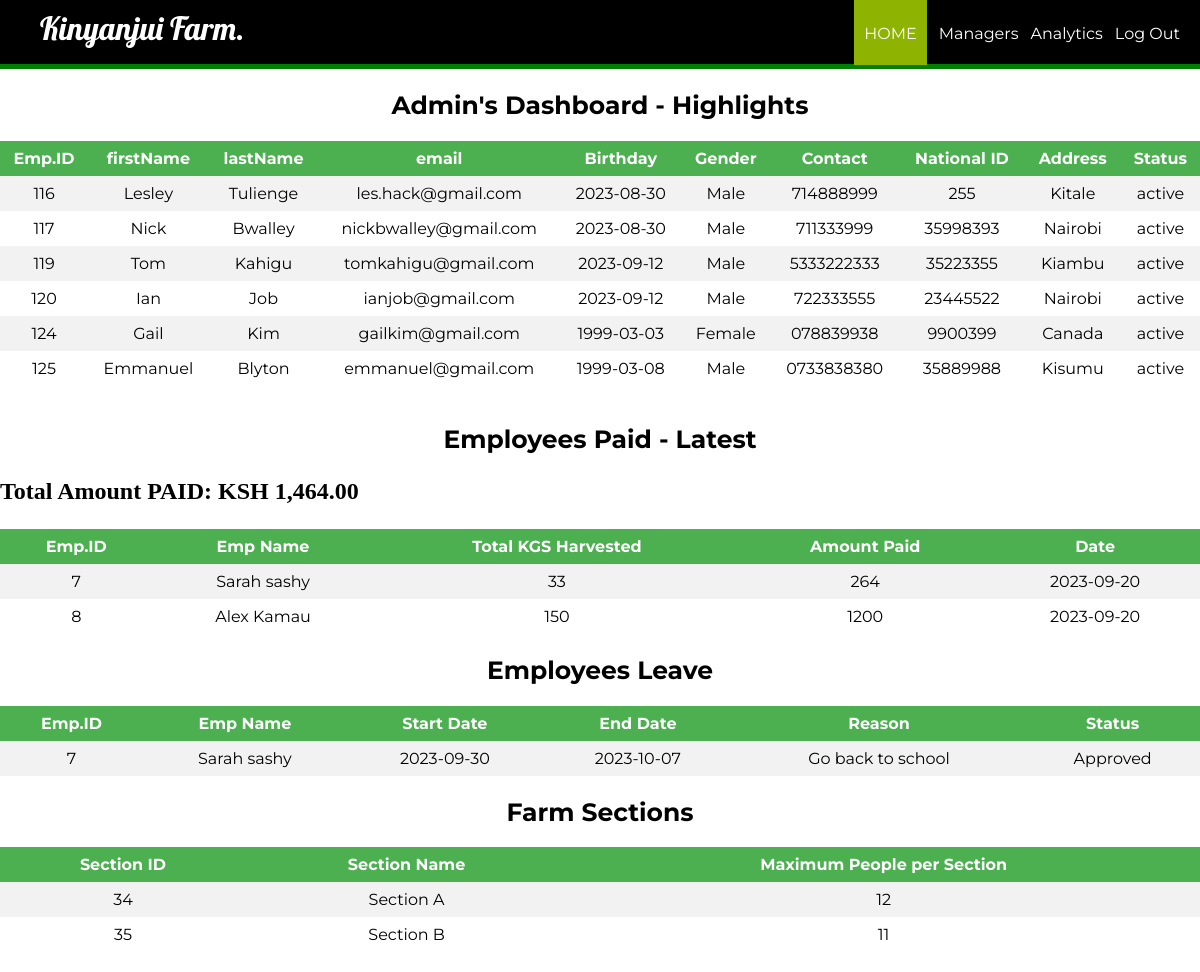
Screenshot of /Admin/adminHome.php?id=116 with the database file from the repository.
### tables this page shows
CREATE TABLE `manager` (
  `id` int(11) NOT NULL,
  `firstName` varchar(100) NOT NULL,
  `lastName` varchar(100) NOT NULL,
  `email` varchar(100) NOT NULL,
  `password` text NOT NULL,
  `birthday` date NOT NULL,
  `gender` varchar(10) NOT NULL,
  `contact` varchar(20) NOT NULL,
  `nid` int(20) NOT NULL,
  `address` varchar(100) DEFAULT NULL,
  `status` varchar(100) NOT NULL,
  `pic` text NOT NULL
);

CREATE TABLE `employee_paid` (
  `id` int(11) NOT NULL,
  `empName` varchar(255) NOT NULL,
  `total_kgs_harvested` varchar(255) NOT NULL,
  `amt_paid` int(100) NOT NULL,
  `date` date NOT NULL
);

CREATE TABLE `employee_leave` (
  `id` int(11) NOT NULL,
  `empName` varchar(255) NOT NULL,
  `start` date NOT NULL,
  `end` date NOT NULL,
  `reason` varchar(255) NOT NULL,
  `status` varchar(255) NOT NULL
);

CREATE TABLE `farm_section` (
  `id` int(10) NOT NULL,
  `section_name` varchar(225) NOT NULL,
  `max_people` varchar(225) NOT NULL
);

### Admin/adminHome.php (the view, shortened to what this page needs)
<?php
	require_once ('../process/dbh.php');
	$id = (isset($_GET['id']) ? $_GET['id'] : '');
	$sql = "SELECT * FROM manager";
	$sql5 = "SELECT * FROM employee_paid";
	$sql6 = "SELECT * FROM employee_leave";
	$sql8 = "SELECT * FROM farm_section";
$result = mysqli_query($conn, $sql);
$result5 = mysqli_query($conn, $sql5);
$result6 = mysqli_query($conn, $sql6);
$result8 = mysqli_query($conn, $sql8);
?>
<html>
<head>
	<link rel="stylesheet" type="text/css" href="../stylescss/manager_login_style.css">
</head>
<body>
	<header>
		<nav>
			<h1>Kinyanjui Farm.</h1>
			<ul id="navli">
			    <li><a class="homered" href="adminHome.php?id=<?php echo $id ?>">HOME</a></li>
				<li><a class="homeblack" href="viewManager.php?id=<?php echo $id ?>">Managers</a></li>
				<li><a class="homeblack" href="../Analytics/index.php?id=<?php echo $id ?>">Analytics</a></li>
				<li><a class="homeblack" href="admin.html">Log Out</a></li>
			</ul>
		</nav>
	</header>
	<div class="divider"></div>
	<div id="divimg">
	<div>
		    	<h2 style="font-family: 'Montserrat', sans-serif; font-size: 25px; text-align: center;">Admin's Dashboard - Highlights </h2>
    	<table>
			<tr bgcolor="#000">
				<th align = "center">Emp.ID</th>
				<th align = "center">firstName</th>
				<th align = "center">lastName</th>
				<th align = "center">email</th>
				<th align = "center">Birthday</th>
				<th align = "center">Gender</th>
				<th align = "center">Contact</th>
				<th align = "center">National ID</th>
				<th align = "center">Address</th>
				<th align = "center">Status</th>
			</tr>
			<?php
				while ($employee = mysqli_fetch_assoc($result)) {
					echo "<tr>";
					echo "<td>".$employee['id']."</td>";
					echo "<td>".$employee['firstName']."</td>";
					echo "<td>".$employee['lastName']."</td>";
					echo "<td>".$employee['email']."</td>";
					echo "<td>".$employee['birthday']."</td>";
					echo "<td>".$employee['gender']."</td>";
					echo "<td>".$employee['contact']."</td>";
					echo "<td>".$employee['nid']."</td>";
					echo "<td>".$employee['address']."</td>";
					echo "<td>".$employee['status']."</td>";
				}
			?>
		</table>
	<?php
		require_once('process/dbh.php');
		$sql = "SELECT amt_paid FROM employee_paid";
		$result = mysqli_query($conn, $sql);
		if ($result) {
			$totalAmount = 0;
			while ($row = mysqli_fetch_assoc($result)) {
				$amount = $row['amt_paid'];
				$totalAmount += $amount;
			}
		} else {
			echo "Query error: " . mysqli_error($conn);
		}
	?>
	<br>
	<div id="divimg">
	<div>
		    	<h2 style="font-family: 'Montserrat', sans-serif; font-size: 25px; text-align: center;">Employees Paid - Latest </h2>
    	<table>
			<tr bgcolor="#000">
				<th align = "center">Emp.ID</th>
				<th align = "center">Emp Name</th>
				<th align = "center">Total KGS Harvested</th>
				<th align = "center">Amount Paid</th>
				<th align = "center">Date</th>
			</tr>
			<?php
				while ($employee = mysqli_fetch_assoc($result5)) {
					echo "<tr>";
					echo "<td>".$employee['id']."</td>";
					echo "<td>".$employee['empName']."</td>";
					echo "<td>".$employee['total_kgs_harvested']."</td>";
					echo "<td>".$employee['amt_paid']."</td>";
					echo "<td>".$employee['date']."</td>";
				}
			echo "<p style='font-weight: bold; font-size: 24px;'>Total Amount PAID: KSH " . number_format($totalAmount, 2) . "</p>";
			?>
		</table>
	</div>
	<div id="divimg">
	<div>
		    	<h2 style="font-family: 'Montserrat', sans-serif; font-size: 25px; text-align: center;">Employees Leave </h2>
    	<table>
			<tr bgcolor="#000">
				<th align = "center">Emp.ID</th>
				<th align = "center">Emp Name</th>
				<th align = "center">Start Date</th>
				<th align = "center">End Date</th>
				<th align = "center">Reason</th>
				<th align = "center">Status</th>
			</tr>
			<?php
				while ($employee = mysqli_fetch_assoc($result6)) {
					echo "<tr>";
					echo "<td>".$employee['id']."</td>";
					echo "<td>".$employee['empName']."</td>";
					echo "<td>".$employee['start']."</td>";
					echo "<td>".$employee['end']."</td>";
					echo "<td>".$employee['reason']."</td>";
					echo "<td>".$employee['status']."</td>";
				}
			?>
		</table>
	</div>
	<div id="divimg">
	<div>
		    	<h2 style="font-family: 'Montserrat', sans-serif; font-size: 25px; text-align: center;">Farm Sections </h2>
    	<table>
			<tr bgcolor="#000">
				<th align = "center">Section ID</th>
				<th align = "center">Section Name</th>
				<th align = "center">Maximum People per Section</th>
			</tr>
			<?php
				while ($employee = mysqli_fetch_assoc($result8)) {
					echo "<tr>";
					echo "<td>".$employee['id']."</td>";
					echo "<td>".$employee['section_name']."</td>";
					echo "<td>".$employee['max_people']."</td>";
				}
			?>
		</table>
	</div>
<br>
<br>
<br>
<br>
<br>
	</div>
	</div>
</body>
</html>

### stylescss/manager_login_style.css (style rules this page uses)
body { margin: 0px; }
header { background: black; color: white; padding: 8px 20px 6px 40px; height: 50px; }
header h1 { display: inline; font-family: "Lobster", cursive; font-weight: 400; font-size: 32px; float: left; margin-top: 0px; margin-right: 10px; }
nav ul { display: inline; padding: 0px; float: right; }
nav ul li { display: inline-block; list-style-type: none; color: white; float: left; margin-left: 12px; }
nav ul li a { color: white; text-decoration: none; }
#navli { font-family: "Montserrat", sans-serif; }
.homered { background-color: rgb(142, 179, 0); padding: 30px 10px 22px 10px; }
.divider { background-color: green; height: 5px; }
table { margin: 0px; border-collapse: collapse; width: 100%; font-family: "Montserrat", sans-serif; }
th, td { text-align: center; padding: 8px; }
tr:nth-child(even) { background-color: #f2f2f2; }
th { background-color: #4caf50; color: white; }

### rows the page displays
manager: id "116", firstName "Lesley", lastName "Tulienge", email "les.hack@gmail.com", birthday "2023-08-30", gender "Male", contact "714888999", nid "255", address "Kitale", status "active"
manager: id "117", firstName "Nick", lastName "Bwalley", email "nickbwalley@gmail.com", birthday "2023-08-30", gender "Male", contact "711333999", nid "35998393", address "Nairobi", status "active"
manager: id "119", firstName "Tom", lastName "Kahigu", email "tomkahigu@gmail.com", birthday "2023-09-12", gender "Male", contact "5333222333", nid "35223355", address "Kiambu", status "active"
manager: id "120", firstName "Ian", lastName "Job", email "ianjob@gmail.com", birthday "2023-09-12", gender "Male", contact "722333555", nid "23445522", address "Nairobi", status "active"
manager: id "124", firstName "Gail", lastName "Kim", email "gailkim@gmail.com", birthday "1999-03-03", gender "Female", contact "078839938", nid "9900399", address "Canada", status "active"
manager: id "125", firstName "Emmanuel", lastName "Blyton", email "emmanuel@gmail.com", birthday "1999-03-08", gender "Male", contact "0733838380", nid "35889988", address "Kisumu", status "active"
employee_paid: id "7", empName "Sarah sashy", total_kgs_harvested "33", amt_paid "264", date "2023-09-20"
employee_paid: id "8", empName "Alex Kamau", total_kgs_harvested "150", amt_paid "1200", date "2023-09-20"
employee_leave: id "7", empName "Sarah sashy", start "2023-09-30", end "2023-10-07", reason "Go back to school", status "Approved"
farm_section: id "34", section_name "Section A", max_people "12"
farm_section: id "35", section_name "Section B", max_people "11"

### other values shown
$totalAmount "1,464.00"
